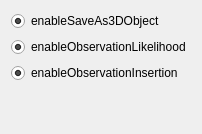
     <widget class="QWidget" name="generic">
      <attribute name="title">
       <string>Generic</string>
      </attribute>
      <layout class="QVBoxLayout" name="verticalLayout_4">
       <item>
        <widget class="QRadioButton" name="enableSaveAs3DObject">
         <property name="text">
          <string>enableSaveAs3DObject</string>
         </property>
         <property name="checked">
          <bool>true</bool>
         </property>
         <property name="autoExclusive">
          <bool>false</bool>
         </property>
        </widget>
       </item>
       <item>
        <widget class="QRadioButton" name="enableObservationLikelihood">
         <property name="text">
          <string>enableObservationLikelihood</string>
         </property>
         <property name="checked">
          <bool>true</bool>
         </property>
         <property name="autoExclusive">
          <bool>false</bool>
         </property>
        </widget>
       </item>
       <item>
        <widget class="QRadioButton" name="enableObservationInsertion">
         <property name="text">
          <string>enableObservationInsertion</string>
         </property>
         <property name="checked">
          <bool>true</bool>
         </property>
         <property name="autoExclusive">
          <bool>false</bool>
         </property>
        </widget>
       </item>
       <item>
        <spacer name="verticalSpacer_3">
         <property name="orientation">
          <enum>Qt::Vertical</enum>
         </property>
         <property name="sizeHint" stdset="0">
          <size>
           <width>20</width>
           <height>40</height>
          </size>
         </property>
        </spacer>
       </item>
      </layout>
     </widget>
